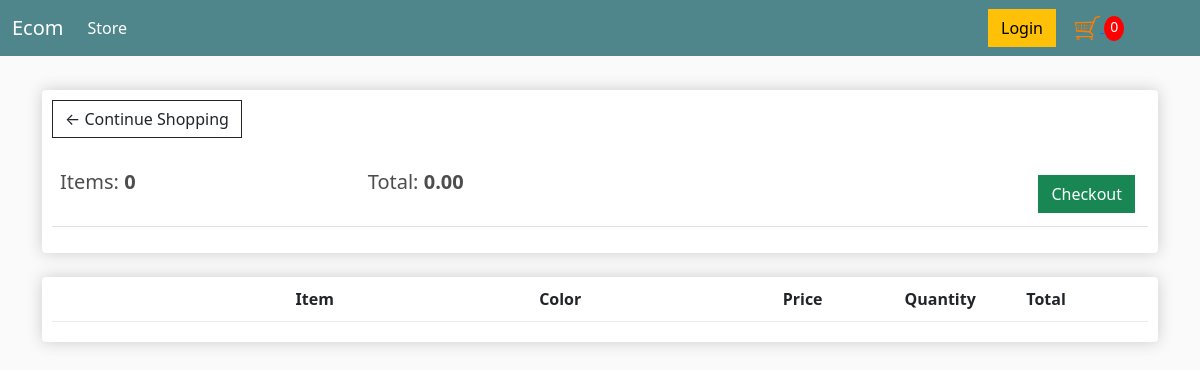
The page /cart/ (signed in) on the database as committed earlier.
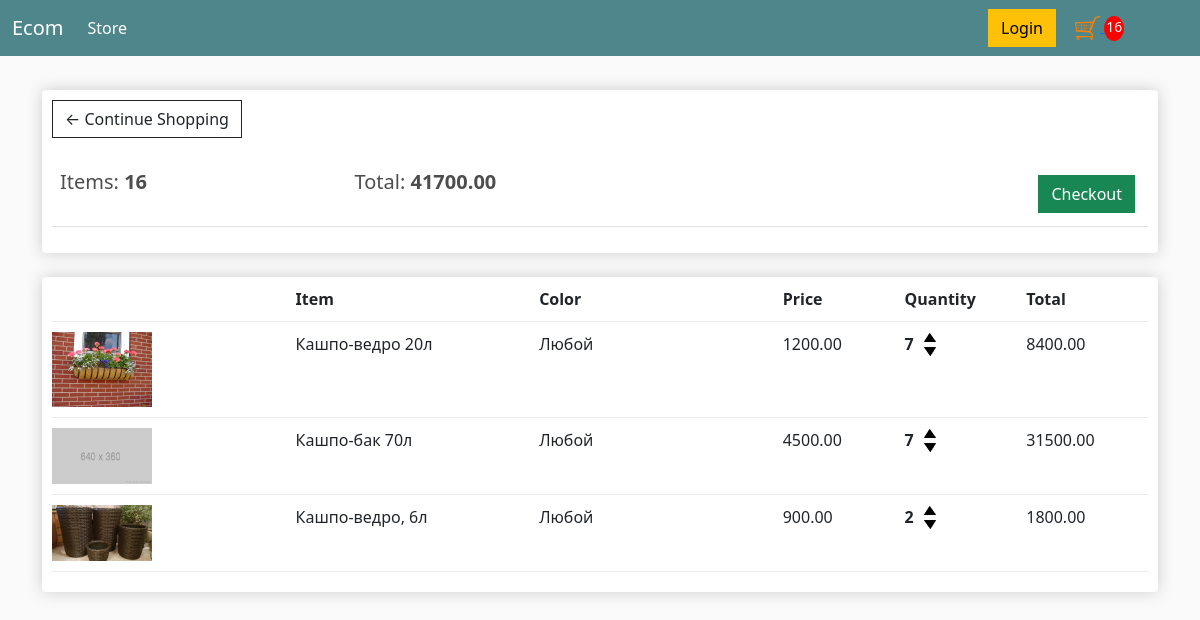
The same page on the database as committed later.
### store/models.py (models this page shows, shortened)
class Order(models.Model):
    customer = models.ForeignKey(Customer, on_delete=models.SET_NULL, null=True, blank=True)
    date_ordered = models.DateTimeField(auto_now_add=True)
    complete = models.BooleanField(default=False)
    transaction_id = models.CharField(max_length=100, null=True)
    @property
    def get_cart_total(self):
        orderitems = self.orderitem_set.all()
        total = sum([item.get_total for item in orderitems])
        return total
    @property
    def get_cart_items(self):
        orderitems = self.orderitem_set.all()
        total = sum([item.quantity for item in orderitems])
        return total

class OrderItem(models.Model):
    product = models.ForeignKey(Product, on_delete=models.SET_NULL, null=True)
    order = models.ForeignKey(Order, on_delete=models.SET_NULL, null=True)
    quantity = models.IntegerField(default=0, null=True, blank=True)
    date_added = models.DateTimeField(auto_now_add=True)
    color = models.CharField(max_length=100, null=True,blank=True)
    @property
    def get_total(self):
        total = self.product.price * self.quantity
        return total

class Product(models.Model):
    name = models.CharField(max_length=200)
    price = models.FloatField()
    description = models.CharField(max_length=200,null=True, blank=True)
    is_active = models.BooleanField(default=False)
    image = models.ImageField(null=True, blank=True)
    category = models.ForeignKey(Category, on_delete=models.PROTECT)
    digital = models.BooleanField(default=False,null=True,blank=False)
    @property
    def imageURL(self):
        try:
            url = self.image.url
        except:
            url='../../img/placeholder.png'
        return url

### store/views.py (the view)
# urls.py: path('cart/', cart, name='cart'),
def cart(request):
    if request.user.is_authenticated:
        customer = request.user.customer
        print(customer)
        order, created = Order.objects.get_or_create(customer=customer, complete=False)
        items = order.orderitem_set.all()
        cartItems = order.get_cart_items
    else:
        items = []
        order = {'get_cart_total':0, 'get_cart_items':0} # Это для вывода в шаблон для
        cartItems = order['get_cart_items']
    context = {'items': items, 'order': order, 'cartItems': cartItems, 'shipping': False}
    return render(request,'store/cart.html',context)

### store/models.py (called while the page is built)
    def __str__(self):
        return self.name

### store/templates/store/cart.html
{% extends 'store/main.html' %}
{% load static %}
{% block content %}
   <div class="row">
		<div class="col-lg-12">
			<div class="box-element">
				<a  class="btn btn-outline-dark" href="{% url 'store' %}">&#x2190; Continue Shopping</a>
				<br>
				<br>
				<table class="table">
					<tr>
						<th><h5>Items: <strong>{{ order.get_cart_items }}</strong></h5></th>
						<th><h5>Total:<strong> {{ order.get_cart_total|floatformat:2 }}</strong></h5></th>
						<th>
							<a  style="float:right; margin:5px;" class="btn btn-success" href="{% url 'checkout' %}">Checkout</a>
						</th>
					</tr>
				</table>
			</div>
			<br>
			<div class="box-element">
				<div class="cart-row">
					<div style="flex:2"></div>
					<div style="flex:2"><strong>Item</strong></div>
					<div style="flex:2"><strong>Color</strong></div>
					<div style="flex:1"><strong>Price</strong></div>
					<div style="flex:1"><strong>Quantity</strong></div>
					<div style="flex:1"><strong>Total</strong></div>
				</div>
                {% for i in items %}
				<div class="cart-row">
					<div style="flex:2"><img class="row-image" src="{{ i.product.imageURL }}"></div>
					<div style="flex:2"><p>{{ i.product.name }}</p></div>
					<div style="flex:2"><p>{{ i.color }}</p></div>
					<div style="flex:1"><p>{{ i.product.price|floatformat:2 }}</p></div>
					<div style="flex:1" class="block-quantity">
						<span class="quantity item-quantity">{{ i.quantity }}</span>
						<div class="quantity img-quantity" >
							<img class="chg-quantity update-cart" data-product ='{{ i.product.id }}' data-action="add" data-color="{{ i.color }}"
								 src="{% static  'img/arrow-up.png' %}">
							<img class="chg-quantity update-cart" data-product ='{{ i.product.id }}' data-action="remove" data-color="{{ i.color }}"
								 src="{% static  'img/arrow-down.png' %}">
						</div>
					</div>
					<div style="flex:1"><p>{{ i.get_total|floatformat:2 }}</p></div>
				</div>
				{% endfor %}
			</div>
		</div>
	</div>
{% endblock content %}

### store/templates/store/main.html (shortened to what this page needs)
<!DOCTYPE html>
{% load static %}
<html lang="en">
<head>
    <link href="https://cdn.jsdelivr.net/npm/bootstrap@5.3.2/dist/css/bootstrap.min.css" rel="stylesheet"
>
    <link rel="stylesheet" type="text/css" href="{% static 'css/main.css' %}">
</head>
<body>
<nav class="navbar navbar-expand-lg  navbar-dark bg-dark">
    <div class="container-fluid">
        <a class="navbar-brand" href="{% url 'store' %}">Ecom</a>
        <div class="collapse navbar-collapse" id="navbarSupportedContent">
            <ul class="navbar-nav me-auto mb-2 mb-lg-0">
                <li class="nav-item">
                    <a class="nav-link active" aria-current="page" href="{% url 'store' %}">Store</a>
                </li>
            </ul>
            <div class="my-2 my-lg-0 block-cart">
                <a href="#" class="btn btn-warning">Login</a>
                <a href="{% url 'cart' %}">
                    <img id="cart-icon" src="{% static 'img/cart.png' %}">
                </a>
                <div id="cart-total">{{ cartItems }}</div>
            </div>
        </div>
    </div>
</nav>
<div class="container">
    <br>
    {% block content %}
    {% endblock content %}
</div>
</body>
</html>

### static/css/main.css (style rules this page uses)
body { background-color: hsl(0, 0%, 98%); }
h1,h2,h3,h4,h5,h6 { color:hsl(0, 0%, 30%); }
.box-element { box-shadow:hsl(0, 0%, 80%) 0 0 16px; background-color: #fff; border-radius: 4px; padding: 10px; }
.bg-dark { background-color: #4f868c!important; }
#cart-icon { width:25px; display: inline-block; margin-left: 15px; }
#cart-total { display: inline-block; text-align: center; color:#fff; background-color: red; width: 20px; height: 25px; border-radius: 50%; font-size: 14px; }
.col-lg-4, .col-lg-6, .col-lg-8, .col-lg-12 { margin-top: 10px; }
.btn { border-radius: 0; }
.row-image { width: 100px; }
.cart-row { display: flex; align-items: flex-stretch; padding-bottom: 10px; margin-bottom: 10px; border-bottom: 1px solid #ececec; }
.quantity { display: inline-block; font-weight: 700; padding-right:10px; }
.chg-quantity { width: 12px; cursor: pointer; display: block; margin-top: 5px; transition:.1s; }
.block-cart { width:200px; }
.block-quantity { position: relative; }
.item-quantity { position: absolute; top:0; left:0; }
.img-quantity { position: absolute; top:-4px; left:20px; }

Rows that differ between the two databases and show on the page:
computed for Order: get_cart_items "0" → "16"; get_cart_total "0.00" → "41700.00"
added OrderItem: product.imageURL (picture), product.name "Кашпо-ведро 20л", color "Любой", product.price "1200.00", quantity "7", get_total "8400.00"
added OrderItem: shows a picture, product.name "Кашпо-бак 70л", color "Любой", product.price "4500.00", quantity "7", get_total "31500.00"
added OrderItem: product.imageURL (picture), product.name "Кашпо-ведро, 6л", color "Любой", product.price "900.00", quantity "2", get_total "1800.00"
Other text that changed with them:
{{ cartItems }}: "0" → "16"
